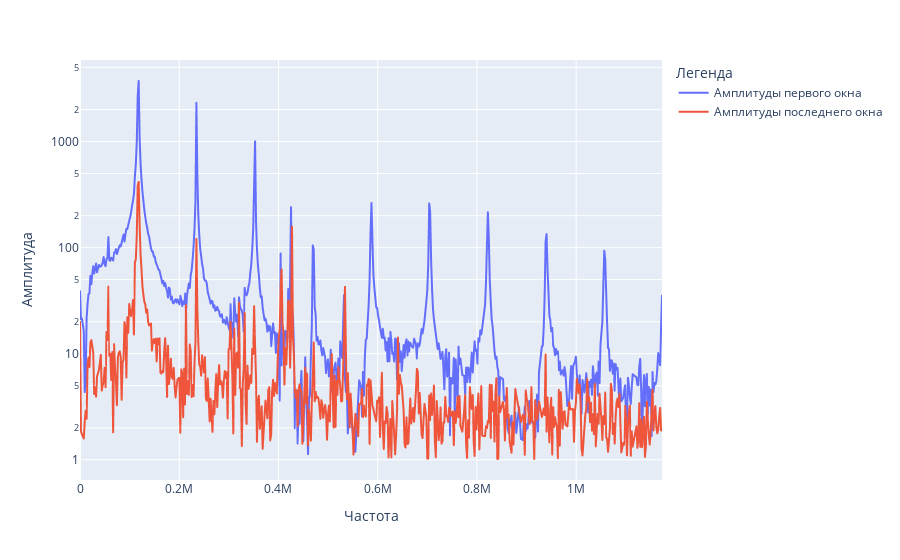

Here is the notebook cell this chart was saved with:
### Markdown cell above
Построим график, на котором отразим уже фильтрованные сигналы

### Code cell
df = pd.DataFrame({
    'Frequences': frequences[filtered_indicies],
    'Амплитуды первого окна': first_window_amplitudes[filtered_indicies],
    'Амплитуды последнего окна': last_window_amplitudes[filtered_indicies],})

fig = px.line(df, x="Frequences", y=["Амплитуды первого окна", "Амплитуды последнего окна"], log_y=True)\
    .update_layout(xaxis_title='Частота', yaxis_title='Амплитуда', legend_title='Легенда')

fig.show()

### Figure 1 — Plotly figure (JSON) as saved in the notebook; plotly's stock layout.template omitted (floating-point values rounded to 4 significant figures; data arrays with more than 128 entries replaced by an {"elided": "..."} marker saying what was removed)
{"data": [{"hovertemplate": "variable=Амплитуды первого окна<br>Frequences=%{x}<br>value=%{y}<extra></extra>", "legendgroup": "Амплитуды первого окна", "line": {"color": "#636efa", "dash": "solid"}, "marker": {"symbol": "circle"}, "mode": "lines", "name": "Амплитуды первого окна", "showlegend": true, "type": "scattergl", "x": {"elided": "569 float values"}, "xaxis": "x", "y": {"elided": "569 float values"}, "yaxis": "y"}, {"hovertemplate": "variable=Амплитуды последнего окна<br>Frequences=%{x}<br>value=%{y}<extra></extra>", "legendgroup": "Амплитуды последнего окна", "line": {"color": "#EF553B", "dash": "solid"}, "marker": {"symbol": "circle"}, "mode": "lines", "name": "Амплитуды последнего окна", "showlegend": true, "type": "scattergl", "x": {"elided": "569 float values"}, "xaxis": "x", "y": {"elided": "569 float values"}, "yaxis": "y"}], "layout": {"legend": {"title": {"text": "Легенда"}, "tracegroupgap": 0}, "margin": {"t": 60}, "xaxis": {"anchor": "y", "domain": [0, 1], "title": {"text": "Частота"}}, "yaxis": {"anchor": "x", "domain": [0, 1], "title": {"text": "Амплитуда"}, "type": "log"}}}
